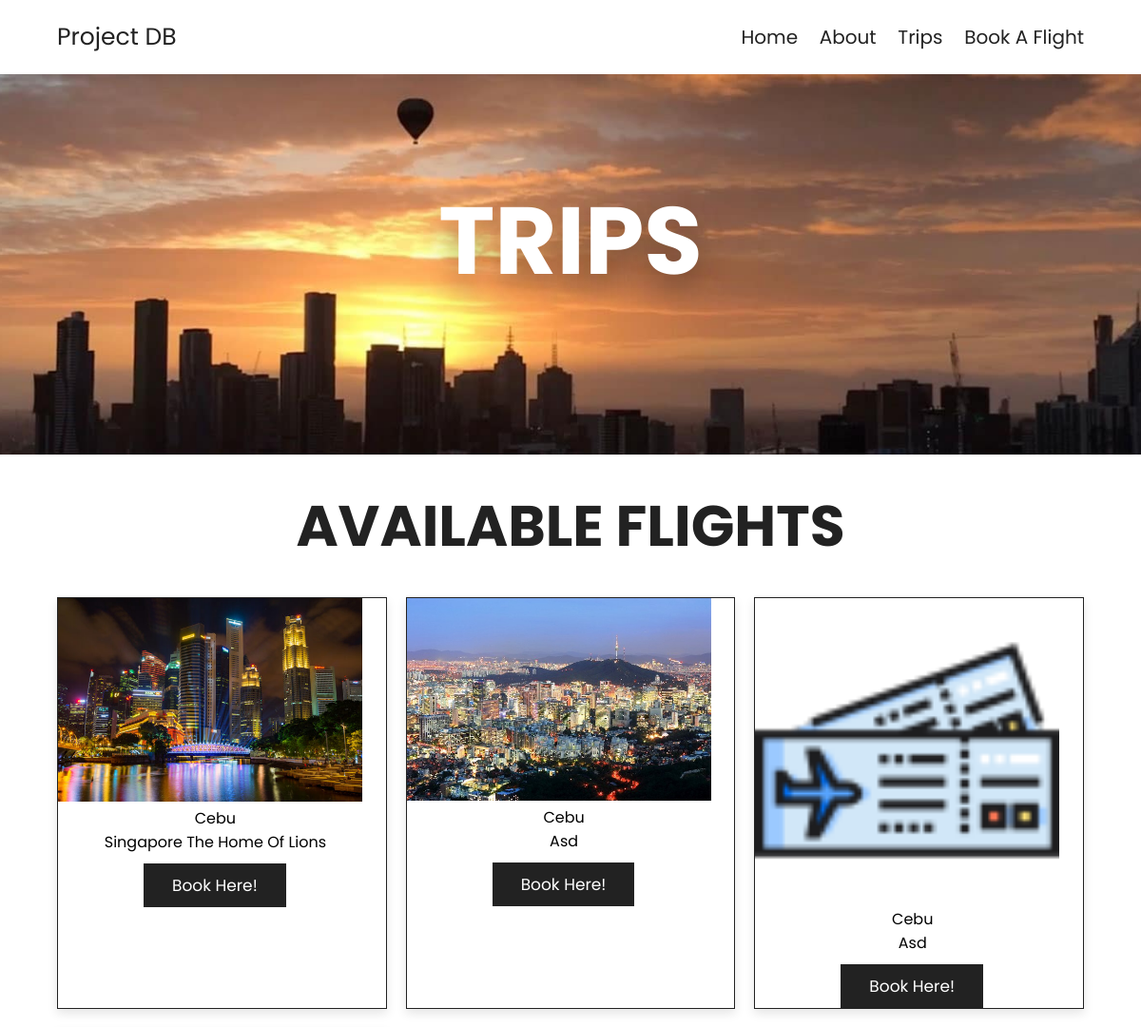
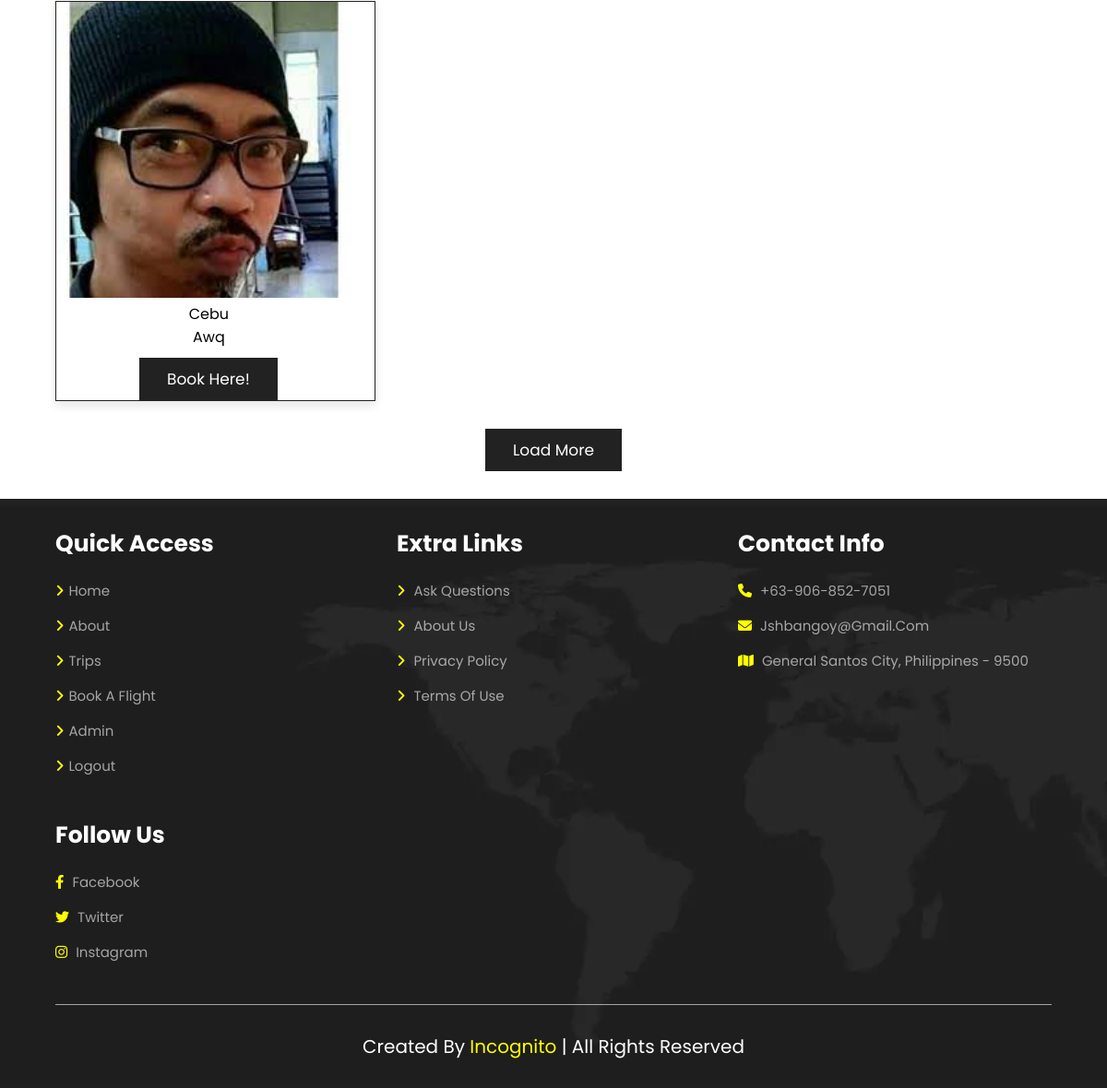
The page /Airlines/trips.php on the database its author committed (2 pictures, top to bottom).
### tables this page shows
CREATE TABLE `flight` (
  `flight_id` int(10) NOT NULL,
  `schedule_id` int(10) NOT NULL,
  `image` varchar(255) NOT NULL,
  `description` varchar(50) NOT NULL
);

CREATE TABLE `direction` (
  `direction_id` int(10) NOT NULL,
  `origin_airport_code` char(3) NOT NULL,
  `destination_airport_code` char(3) NOT NULL,
  `location` varchar(255) NOT NULL
);

### Airlines/trips.php (the view, shortened to what this page needs)
<?php
require 'admin/dbcon.php';
?>
<!DOCTYPE html>
<html lang="en">
<head>
    <link rel="stylesheet" href="https://unpkg.com/swiper@8/swiper-bundle.min.css" />
    <link rel="stylesheet" href="https://cdnjs.cloudflare.com/ajax/libs/font-awesome/6.1.1/css/all.min.css">
    <link rel="stylesheet" href="css/style.css">
</head>
<body>
    <section class="header">
        <a href="home.php" class="logo">Project DB</a>
        <nav class="navbar">
            <a href="home.php">home</a>
            <a href="about.php">about</a>
            <a href="trips.php">trips</a>
            <a href="book.php">book a flight</a>
        </nav>
    </section>
    <div class="heading" style="background:url(img/h3.jpg) no-repeat">
        <h1>trips</h1>
    </div>
    <section class="trips">
        <h1 class="heading-title">Available Flights</h1>
        <div class="box-container">
            <?php
            $query = "SELECT flight.flight_id, flight.image, flight.description, direction.location from flight left join schedule on flight.schedule_id = schedule.schedule_id left join direction on schedule.direction_id = direction.direction_id";
            $query_run = mysqli_query($con, $query);
            $count = mysqli_num_rows($query_run);
            if ($count > 0) {
                while ($row = mysqli_fetch_assoc($query_run)) {
                    $location = $row['location'];
                    $image = $row['image'];
                    $description = $row['description'];
            ?>
                    <div class="box flight-card">
                        <div class="image-menu">
                            <?php
                            if ($image == "") {
                                echo "Image not found.";
                            } else {
                            ?>
                                <img src="<?php echo 'http://localhost/Ticketing-for-flights-/Airlines/'; ?>img/flight/<?php echo $image; ?>" width="320px">
                            <?php
                            }
                            ?>
                        </div>
                        <div class="flight-home-desc">
                            <td><?php echo $location; ?></td>
                            <br>
                            <td><?php echo $description; ?></td>
                            <br>
                        </div>
                        <td>
                            <a href="book.php" class="btn center">book here!</a>
                        </td>
                    </div>
            <?php
                }
            } else {
                echo '<h5>No Record Found </h5>';
            }
            ?>
        </div>
        <div class="load-more"><span class="btn">load more</span></div>
    </section>
    <section class="footer">
        <div class="box-container">
            <div class="box">
                <h3>quick access</h3>
                <a href="home.php"> <i class="fas fa-angle-right"></i>home</a>
                <a href="about.php"> <i class="fas fa-angle-right"></i>about</a>
                <a href="trips.php"> <i class="fas fa-angle-right"></i>trips</a>
                <a href="book.php"> <i class="fas fa-angle-right"></i>book a flight</a>
                <a href="admin/admin.php"> <i class="fas fa-angle-right"></i>admin</a>
                <a href="logout.php"> <i class="fas fa-angle-right"></i>logout</a>
            </div>
            <div class="box">
                <h3>extra links</h3>
                <a href="#"> <i class="fas fa-angle-right"></i> ask questions</a>
                <a href="#"> <i class="fas fa-angle-right"></i> about us</a>
                <a href="#"> <i class="fas fa-angle-right"></i> privacy policy</a>
                <a href="#"> <i class="fas fa-angle-right"></i> terms of use</a>
            </div>
            <div class="box">
                <h3>contact info</h3>
                <a href="#"> <i class="fas fa-phone"></i> +63-906-852-7051</a>
                <a href="#"> <i class="fas fa-envelope"></i> jshbangoy@gmail.com</a>
                <a href="#"> <i class="fas fa-map"></i> general santos city, philippines - 9500</a>
            </div>
            <div class="box">
                <h3>follow us</h3>
                <a href="#"> <i class="fab fa-facebook-f"></i> facebook</a>
                <a href="#"> <i class="fab fa-twitter"></i> twitter</a>
                <a href="#"> <i class="fab fa-instagram"></i> instagram</a>
            </div>
        </div>
        <div class="credit"> created by <span>Incognito</span> | all rights reserved</div>
    </section>
</body>
</html>

### Airlines/css/style.css (style rules this page uses)
:root { --main-color:#8e44ad; --black:#222; --white:#fff; --light-black:#777; --light-white:#fff9; --dark-bg:rgba(0,0,0,.7); --light-bg:#eee; --border:.1rem solid var(--black); --box-shadow:0 .5rem 1rem rgba(0,0,0,.1); --text-shadow:0 1.5rem 3rem rgba(0,0,0,.3); }
* { font-family: 'Poppins', sans-serif; margin:0; padding:0; box-sizing: border-box; outline: none; border:none; text-decoration: none; text-transform: capitalize; }
html { font-size:62.5%; overflow-x:hidden; }
section { padding:5rem 10%; }
.heading { background-size: cover !important; background-position: center !important; padding-top: 10rem; padding-bottom: 15rem; display: flex; align-items: center; justify-content: center; }
.heading h1 { font-size: 10rem; text-transform: uppercase; color: var(--white); text-shadow: var(--text-shadow); }
.btn { display: inline-block; background: var(--black); margin-top: 1rem; color: var(--white); font-size: 1.7rem; padding: 1rem 3rem; cursor: pointer; }
.heading-title { text-align: center; margin-bottom: 3rem; font-size: 6rem; text-transform: uppercase; color: var(--black); }
.header { position: sticky; top: 0; left: 0; right: 0; z-index: 1000; background-color: var(--white); display: flex; padding-top: 2rem; padding-bottom: 2rem; box-shadow: var(--box-shadow); align-items: center; justify-content: space-between; }
.header .logo { font-size: 2.5rem; color: var(--black); }
.header .navbar a { font-size: 2rem; margin-left: 2rem; color: var(--black); }
.trips .box-container { display: grid; grid-template-columns: repeat(auto-fit, minmax(30rem, 1fr)); gap: 2rem; }
.trips .image-menu { padding: 0; }
.trips .center { margin-left: 90px; }
.trips .flight-home-desc { width: 80%; float: left; margin-left: 8%; text-align: center; font-size: medium; }
.trips .box-container .box { border:var(--border); box-shadow: var(--box-shadow); background: var(--white); display: none; }
.trips .box-container .box:nth-child(1), .trips .box-container .box:nth-child(2), .trips .box-container .box:nth-child(3), .trips .box-container .box:nth-child(4) { display: inline-block; }
.trips .load-more { text-align: center; margin-top: 2rem; }
.footer { background: url(../img/footer-bg.png) no-repeat; background-size: cover; background-position: center; }
.footer .box-container { display: grid; grid-template-columns: repeat(auto-fit, minmax(25rem, 1fr)); gap: 3rem; }
.footer .box-container .box h3 { color:var(--white); font-size: 2.5rem; padding-bottom: 2rem; }
.footer .box-container .box a { color:var(--light-white); font-size: 1.5rem; padding-bottom: 1.5rem; display: block; }
.footer .box-container .box a i { color: yellow; padding-right: .5rem; transition: .2s linear; }
.footer .credit { text-align: center; padding-top: 3rem; margin-top: 3rem; border-top: .1rem solid var(--light-white); font-size: 2rem; color: var(--white); }
.footer .credit span { color: yellow; }
@media (max-width:1200px) { section { padding:3rem 5%; } }
.flight-card { border: 5px red solid; }

### rows shown on the page
flight: image (picture), direction.location "Cebu", description "Singapore The Home Of Lions"
flight: image (picture), direction.location "Cebu", description "Asd"
flight: image (picture), direction.location "Cebu", description "Asd"
flight: image (picture), direction.location "Cebu", description "Awq"
